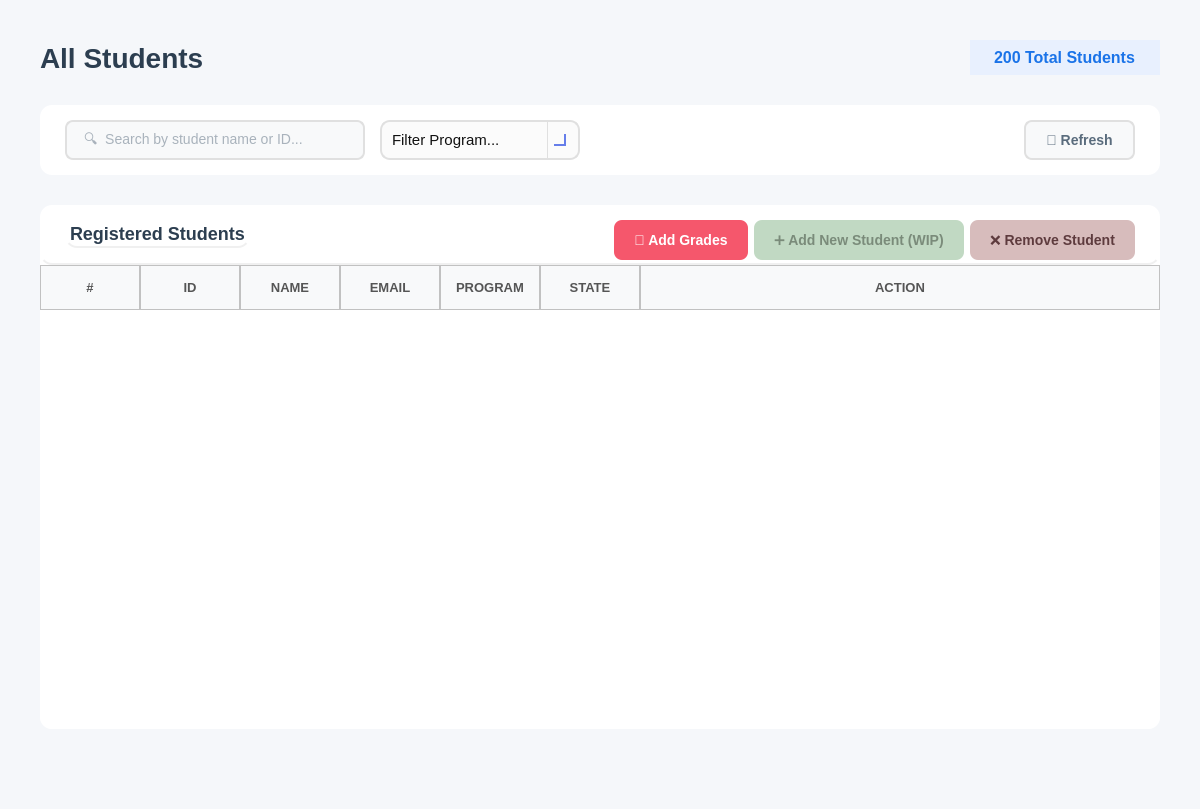
<?xml version="1.0" encoding="UTF-8"?>
<ui version="4.0">
 <class>AllStudents</class>
 <widget class="QWidget" name="AllStudents">
  <property name="geometry">
   <rect>
    <x>0</x>
    <y>0</y>
    <width>1200</width>
    <height>809</height>
   </rect>
  </property>
  <property name="windowTitle">
   <string/>
  </property>
  <property name="styleSheet">
   <string notr="true">background-color: #f5f7fa;</string>
  </property>
  <layout class="QVBoxLayout" name="mainLayout">
   <property name="spacing">
    <number>30</number>
   </property>
   <property name="leftMargin">
    <number>40</number>
   </property>
   <property name="topMargin">
    <number>40</number>
   </property>
   <property name="rightMargin">
    <number>40</number>
   </property>
   <property name="bottomMargin">
    <number>20</number>
   </property>
   <item>
    <layout class="QHBoxLayout" name="headerLayout">
     <item>
      <widget class="QLabel" name="labelTitle">
       <property name="styleSheet">
        <string notr="true">font-size: 28px; font-weight: bold; color: #2c3e50; background: transparent;</string>
       </property>
       <property name="text">
        <string>All Students</string>
       </property>
      </widget>
     </item>
     <item>
      <spacer name="headerSpacer">
       <property name="orientation">
        <enum>Qt::Orientation::Horizontal</enum>
       </property>
       <property name="sizeHint" stdset="0">
        <size>
         <width>40</width>
         <height>20</height>
        </size>
       </property>
      </spacer>
     </item>
     <item>
      <widget class="QLabel" name="labelTotalStudentsCount">
       <property name="styleSheet">
        <string notr="true">font-size: 16px;
color: #1a73e8;               /* blue text for emphasis */
font-weight: bold;
background-color: #e8f0fe;    /* light blue background */
padding: 8px 20px;
border-radius: 20px;
</string>
       </property>
       <property name="text">
        <string>200 Total Students</string>
       </property>
      </widget>
     </item>
    </layout>
   </item>
   <item>
    <widget class="QFrame" name="filterFrame">
     <property name="minimumSize">
      <size>
       <width>0</width>
       <height>70</height>
      </size>
     </property>
     <property name="maximumSize">
      <size>
       <width>16777215</width>
       <height>70</height>
      </size>
     </property>
     <property name="styleSheet">
      <string notr="true">background-color: white; border-radius: 12px;</string>
     </property>
     <property name="frameShape">
      <enum>QFrame::Shape::StyledPanel</enum>
     </property>
     <layout class="QHBoxLayout" name="filterLayout">
      <property name="spacing">
       <number>15</number>
      </property>
      <property name="leftMargin">
       <number>25</number>
      </property>
      <property name="topMargin">
       <number>15</number>
      </property>
      <property name="rightMargin">
       <number>25</number>
      </property>
      <property name="bottomMargin">
       <number>15</number>
      </property>
      <item>
       <widget class="QLineEdit" name="lineEditSearch">
        <property name="minimumSize">
         <size>
          <width>300</width>
          <height>40</height>
         </size>
        </property>
        <property name="maximumSize">
         <size>
          <width>200</width>
          <height>16777215</height>
         </size>
        </property>
        <property name="styleSheet">
         <string notr="true">QLineEdit {
    padding: 10px 15px;
    border: 2px solid #e0e0e0;
    border-radius: 8px;
    font-size: 14px;
    background-color: #f8f9fa;   /* light neutral background */
    color: #5a6c7d;             /* text color similar to buttons */
}

QLineEdit:focus {
    border-color: #f5576c;       /* accent border on focus */
    background-color: #ffffff;   /* slightly lighter when active */
}

QLineEdit:disabled {
    background-color: #ededed;   /* washed-out grey */
    color: #a1a8b3;             /* faded text */
}
</string>
        </property>
        <property name="placeholderText">
         <string>🔍  Search by student name or ID...</string>
        </property>
       </widget>
      </item>
      <item>
       <widget class="QComboBox" name="comboBoxSelectProgram">
        <property name="sizePolicy">
         <sizepolicy hsizetype="Expanding" vsizetype="Fixed">
          <horstretch>0</horstretch>
          <verstretch>0</verstretch>
         </sizepolicy>
        </property>
        <property name="minimumSize">
         <size>
          <width>150</width>
          <height>40</height>
         </size>
        </property>
        <property name="maximumSize">
         <size>
          <width>200</width>
          <height>65</height>
         </size>
        </property>
        <property name="styleSheet">
         <string notr="true">/* ----------------- QComboBox Base ----------------- */
QComboBox {
    border: 2px solid #E0E0E0;          /* main border */
    border-radius: 10px;
    padding: 8px 10px;                   /* Matches QLineEdit padding */
    background: rgba(250, 250, 250, 200);
    font-size: 11pt;
    color: #111111;
}

/* Focused state */
QComboBox:focus {
    border: 2px solid #667EEA; 
    background: rgba(250, 250, 250, 220);
}

/* ----------------- Drop-down Arrow ----------------- */
QComboBox::drop-down {
    subcontrol-origin: padding;
    subcontrol-position: top right;
    width: 30px; 
    border-left-width: 1px;
    border-left-color: #E0E0E0;
    border-left-style: solid;
    border-top-right-radius: 12px;       /* rounder corners */
    border-bottom-right-radius: 12px;    /* rounder corners */
    background: transparent;
}

/* Remove ugly black border on hover/focus */
QComboBox::drop-down:hover,
QComboBox::drop-down:focus {
    border-left-color: #667EEA;
    background: transparent;
    border: none;
}

/* Modern, visible arrow using simple chevron */
QComboBox::down-arrow {
    width: 10px;
    height: 10px;
    border: solid #667EEA;
    border-width: 0 2px 2px 0;
    margin-right: 6px;
}

/* ----------------- Dropdown Popup ----------------- */
/* Dropdown Popup */
QComboBox QAbstractItemView {
    background-color: #fdfdfd;          /* slightly off-white */
    border: 2px solid #E0E0E0;          /* subtle grey border */
    border-radius: 8px;                  /* may not be perfect on Windows */
    color: #111111;
    font-size: 11pt;
    padding: 5px;
    selection-background-color: #667EEA;
    selection-color: white;
    outline: none;
}

/* Items hover/selection */
QComboBox QAbstractItemView::item:hover {
    background-color: rgba(102, 126, 234, 0.1);
    color: #111111;
}

QComboBox QAbstractItemView::item:selected {
    background-color: #667EEA;
    color: white;
}

/* Error highlight for combo box */
QComboBox[error=&quot;true&quot;] {
    border: 2px solid #FF4A4A;
}</string>
        </property>
        <property name="placeholderText">
         <string>Filter Program...</string>
        </property>
        <item>
         <property name="text">
          <string>Computer</string>
         </property>
        </item>
        <item>
         <property name="text">
          <string>Communication</string>
         </property>
        </item>
        <item>
         <property name="text">
          <string>Power</string>
         </property>
        </item>
        <item>
         <property name="text">
          <string>Biomedical</string>
         </property>
        </item>
       </widget>
      </item>
      <item>
       <spacer name="filterSpacer">
        <property name="orientation">
         <enum>Qt::Orientation::Horizontal</enum>
        </property>
        <property name="sizeHint" stdset="0">
         <size>
          <width>40</width>
          <height>20</height>
         </size>
        </property>
       </spacer>
      </item>
      <item>
       <widget class="QPushButton" name="buttonRefresh">
        <property name="minimumSize">
         <size>
          <width>100</width>
          <height>40</height>
         </size>
        </property>
        <property name="cursor">
         <cursorShape>PointingHandCursor</cursorShape>
        </property>
        <property name="styleSheet">
         <string notr="true">QPushButton {
    background-color: #f8f9fa;
    color: #5a6c7d;
    border: 2px solid #e0e0e0;
    border-radius: 8px;
    font-size: 14px;
    font-weight: bold;
    padding: 10px 20px;
}

QPushButton:hover {
    border-color: #f5576c;
    color: #f5576c;
}

QPushButton:pressed {
    background-color: #e0e0e0; /* darker grey for pressed feedback */
    border-color: #f5576c;
    color: #f5576c;
}</string>
        </property>
        <property name="text">
         <string>🔄 Refresh</string>
        </property>
       </widget>
      </item>
     </layout>
    </widget>
   </item>
   <item>
    <widget class="QFrame" name="tableFrame">
     <property name="styleSheet">
      <string notr="true">background-color: white; border-radius: 12px;</string>
     </property>
     <property name="frameShape">
      <enum>QFrame::Shape::StyledPanel</enum>
     </property>
     <layout class="QVBoxLayout" name="tableMainLayout">
      <property name="spacing">
       <number>0</number>
      </property>
      <property name="leftMargin">
       <number>0</number>
      </property>
      <property name="topMargin">
       <number>0</number>
      </property>
      <property name="rightMargin">
       <number>0</number>
      </property>
      <property name="bottomMargin">
       <number>0</number>
      </property>
      <item>
       <widget class="QFrame" name="tableHeader">
        <property name="minimumSize">
         <size>
          <width>0</width>
          <height>60</height>
         </size>
        </property>
        <property name="maximumSize">
         <size>
          <width>16777215</width>
          <height>60</height>
         </size>
        </property>
        <property name="styleSheet">
         <string notr="true">background: transparent; border-bottom: 2px solid #f0f0f0;</string>
        </property>
        <property name="frameShape">
         <enum>QFrame::Shape::StyledPanel</enum>
        </property>
        <layout class="QHBoxLayout" name="tableHeaderLayout">
         <property name="leftMargin">
          <number>25</number>
         </property>
         <property name="topMargin">
          <number>15</number>
         </property>
         <property name="rightMargin">
          <number>25</number>
         </property>
         <property name="bottomMargin">
          <number>15</number>
         </property>
         <item>
          <widget class="QLabel" name="tableTitle">
           <property name="styleSheet">
            <string notr="true">font-size: 18px; font-weight: bold; color: #2c3e50; background: transparent;</string>
           </property>
           <property name="text">
            <string>Registered Students</string>
           </property>
          </widget>
         </item>
         <item>
          <spacer name="tableHeaderSpacer">
           <property name="orientation">
            <enum>Qt::Orientation::Horizontal</enum>
           </property>
           <property name="sizeHint" stdset="0">
            <size>
             <width>40</width>
             <height>20</height>
            </size>
           </property>
          </spacer>
         </item>
         <item>
          <widget class="QPushButton" name="buttonAddStudent_2">
           <property name="enabled">
            <bool>true</bool>
           </property>
           <property name="minimumSize">
            <size>
             <width>120</width>
             <height>40</height>
            </size>
           </property>
           <property name="cursor">
            <cursorShape>PointingHandCursor</cursorShape>
           </property>
           <property name="styleSheet">
            <string notr="true">QPushButton {
    background-color: #f5576c;
    color: #ffffff;
    border: none;
    border-radius: 8px;
    font-size: 14px;
    font-weight: bold;
    padding: 10px 20px;
    transition: background-color 150ms;
}
QPushButton:hover {
    background-color: #e5475c;
}
QPushButton:pressed {
    background-color: #d43f52;
}
QPushButton:disabled {
    background-color: #cccccc;  /* gray background for disabled */
    color: #666666;             /* darker gray text */
}</string>
           </property>
           <property name="text">
            <string>📝 Add Grades</string>
           </property>
          </widget>
         </item>
         <item>
          <widget class="QPushButton" name="buttonAddStudent">
           <property name="enabled">
            <bool>false</bool>
           </property>
           <property name="minimumSize">
            <size>
             <width>120</width>
             <height>40</height>
            </size>
           </property>
           <property name="cursor">
            <cursorShape>PointingHandCursor</cursorShape>
           </property>
           <property name="styleSheet">
            <string notr="true">/* ---- Approve Button ---- */
QPushButton {
    background-color: #d4edda;
    color: #155724;
    border: none;
    border-radius: 8px;
    font-size: 14px;
    font-weight: bold;
    padding: 10px 20px;
}
QPushButton:hover {
    background-color: #28a745;
    color: white;
}
QPushButton:pressed {
    background-color: #1e7e34;  /* slightly darker for pressed feedback */
}
QPushButton:disabled {
    background-color: #c1d9c3; /* more washed-out green */
    color: #7a8b7a;
}</string>
           </property>
           <property name="text">
            <string>➕ Add New Student (WIP)</string>
           </property>
          </widget>
         </item>
         <item>
          <widget class="QPushButton" name="buttonRemoveSelected">
           <property name="enabled">
            <bool>false</bool>
           </property>
           <property name="minimumSize">
            <size>
             <width>120</width>
             <height>40</height>
            </size>
           </property>
           <property name="cursor">
            <cursorShape>PointingHandCursor</cursorShape>
           </property>
           <property name="styleSheet">
            <string notr="true">/* ---- Reject Button ---- */
QPushButton {
    background-color: #f8d7da;
    color: #721c24;
    border: none;
    border-radius: 8px;
    font-size: 14px;
    font-weight: bold;
    padding: 10px 20px;
}
QPushButton:hover {
    background-color: #c82333;
    color: white;
}
QPushButton:pressed {
    background-color: #a71d2a;  /* slightly darker for pressed feedback */
}
QPushButton:disabled {
    background-color: #d7bcbc; /* more washed-out red */
    color: #5e3b3e;
}</string>
           </property>
           <property name="text">
            <string>❌ Remove Student</string>
           </property>
          </widget>
         </item>
        </layout>
       </widget>
      </item>
      <item>
       <widget class="QTableWidget" name="tableAllStudents">
        <property name="minimumSize">
         <size>
          <width>0</width>
          <height>300</height>
         </size>
        </property>
        <property name="styleSheet">
         <string notr="true">QTableWidget {
    border: none;
    background-color: white;
    gridline-color: #e5e5e5;      /* slightly darker for visibility */
    color: #222222;               /* matches QLineEdit text color */
    font-size: 14px;
}

QTableWidget::item {
    padding: 14px;
    border: none;
    color: #222222;               /* consistent text color */
}

QTableWidget::item:selected {
    background-color: #fcebed;  /* soft pink selection */
    color: #222222;             /* keep text readable */
}

QHeaderView::section {
    background-color: #f8f9fa;
    padding: 12px;
	border: 1px solid #c1c1c1; 
    font-size: 13px;
    color: #555555;               /* similar to readOnly QLineEdit text */
    font-weight: bold;
}
QTableWidget::item:focus {
    outline: none;
    border: none;
}
/* Removes weird selection rectangle */
QTableWidget::item:focus {
    outline: none;
    border: none;
}
QTableWidget::indicator {
    width: 18px;
    height: 18px;
}

QTableWidget::indicator:unchecked {
    border: 1px solid #b8b8b8;      /* soft grey border */
    background-color: #f8f8f8;      /* very light grey */
    border-radius: 3px;             /* slightly rounded */
}

QTableWidget::indicator:checked {
    border: 1px solid #5a5a5a;      /* darker grey when selected */
    background-color: #6c6c6c;      /* washed-out grey instead of harsh green */
    image: url(&quot;&quot;);                 /* remove default checkmark */
    border-radius: 3px;
}

QTableWidget::indicator:checked:hover,
QTableWidget::indicator:unchecked:hover {
    border-color: #3a3a3a;
}

QTableWidget::indicator:checked::after {
    content: &quot;&quot;;
    image: url(&quot;&quot;); /* no default checkmark */
}
/* ===== SCROLLBARS (VERTICAL &amp; HORIZONTAL) ===== */

/* Track */
QScrollBar:vertical, QScrollBar:horizontal {
    background: rgba(255, 255, 255, 0.05);  /* subtle track */
    border-radius: 6px;
    margin: 0px;  /* remove extra space */
}

/* Handle / Thumb */
QScrollBar::handle:vertical, QScrollBar::handle:horizontal {
    background: rgba(120, 120, 120, 0.35);  /* glassy thumb */
    border-radius: 6px;
    border: 1px solid rgba(255, 255, 255, 0.2); /* subtle highlight */
    min-height: 30px; /* vertical */
    min-width: 30px;  /* horizontal */
}

QScrollBar::handle:vertical:hover,
QScrollBar::handle:horizontal:hover {
    background: rgba(120, 120, 120, 0.55);
}

/* Buttons (up/down or left/right) */
QScrollBar::add-line:vertical, QScrollBar::sub-line:vertical,
QScrollBar::add-line:horizontal, QScrollBar::sub-line:horizontal {
    width: 16px;  /* horizontal buttons width */
    height: 16px; /* vertical buttons height */
    background: rgba(180, 180, 180, 0.35);
    border-radius: 4px;
}

/* Arrow icons */
QScrollBar::up-arrow:vertical, QScrollBar::down-arrow:vertical,
QScrollBar::left-arrow:horizontal, QScrollBar::right-arrow:horizontal {
    width: 6px;
    height: 6px;
    background: transparent;
}

/* Remove blank areas */
QScrollBar::add-page:vertical, QScrollBar::sub-page:vertical,
QScrollBar::add-page:horizontal, QScrollBar::sub-page:horizontal {
    background: none;
}

/* Sizes */
QScrollBar:vertical { width: 12px; }
QScrollBar:horizontal { height: 12px; }
</string>
        </property>
        <property name="editTriggers">
         <set>QAbstractItemView::EditTrigger::NoEditTriggers</set>
        </property>
        <property name="alternatingRowColors">
         <bool>true</bool>
        </property>
        <property name="selectionMode">
         <enum>QAbstractItemView::SelectionMode::SingleSelection</enum>
        </property>
        <property name="selectionBehavior">
         <enum>QAbstractItemView::SelectionBehavior::SelectRows</enum>
        </property>
        <property name="verticalScrollMode">
         <enum>QAbstractItemView::ScrollMode::ScrollPerPixel</enum>
        </property>
        <property name="horizontalScrollMode">
         <enum>QAbstractItemView::ScrollMode::ScrollPerPixel</enum>
        </property>
        <property name="cornerButtonEnabled">
         <bool>true</bool>
        </property>
        <attribute name="horizontalHeaderStretchLastSection">
         <bool>true</bool>
        </attribute>
        <attribute name="verticalHeaderVisible">
         <bool>false</bool>
        </attribute>
        <attribute name="verticalHeaderCascadingSectionResizes">
         <bool>true</bool>
        </attribute>
        <column>
         <property name="text">
          <string>#</string>
         </property>
        </column>
        <column>
         <property name="text">
          <string>ID</string>
         </property>
        </column>
        <column>
         <property name="text">
          <string>NAME</string>
         </property>
        </column>
        <column>
         <property name="text">
          <string>EMAIL</string>
         </property>
        </column>
        <column>
         <property name="text">
          <string>PROGRAM</string>
         </property>
        </column>
        <column>
         <property name="text">
          <string>STATE</string>
         </property>
        </column>
        <column>
         <property name="text">
          <string>ACTION</string>
         </property>
        </column>
       </widget>
      </item>
     </layout>
    </widget>
   </item>
   <item>
    <spacer name="verticalSpacer">
     <property name="orientation">
      <enum>Qt::Orientation::Vertical</enum>
     </property>
     <property name="sizeType">
      <enum>QSizePolicy::Policy::Maximum</enum>
     </property>
     <property name="sizeHint" stdset="0">
      <size>
       <width>20</width>
       <height>60</height>
      </size>
     </property>
    </spacer>
   </item>
  </layout>
 </widget>
 <resources/>
 <connections/>
</ui>
